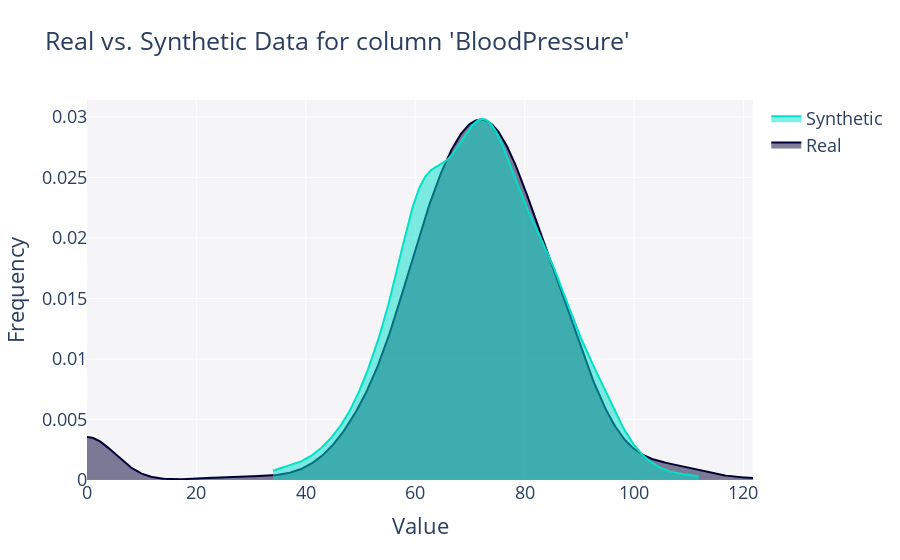

The notebook cell this image was saved under:
### Code cell
from sdv.evaluation.single_table import get_column_plot

fig = get_column_plot(
    real_data=data,
    synthetic_data=synt_data,
    metadata=metadata,
    column_name='BloodPressure'
)
    
fig.show(renderer='vscode')

### Figure 1 — Plotly figure (JSON) as saved in the notebook; plotly's stock layout.template omitted (floating-point values rounded to 4 significant figures; data arrays with more than 128 entries replaced by an {"elided": "..."} marker saying what was removed)
{"data": [{"fill": "tozeroy", "hovertemplate": "<b>Real</b><br>Frequency: %{y}<extra></extra>", "legendgroup": "Real", "marker": {"color": "#000036"}, "mode": "lines", "name": "Real", "showlegend": true, "type": "scatter", "x": {"elided": "500 float values"}, "xaxis": "x", "y": {"elided": "500 float values"}, "yaxis": "y"}, {"fill": "tozeroy", "hovertemplate": "<b>Synthetic</b><br>Frequency: %{y}<extra></extra>", "legendgroup": "Synthetic", "marker": {"color": "#01E0C9"}, "mode": "lines", "name": "Synthetic", "showlegend": true, "type": "scatter", "x": {"elided": "500 float values"}, "xaxis": "x", "y": {"elided": "500 float values"}, "yaxis": "y"}], "layout": {"barmode": "overlay", "font": {"size": 18}, "hovermode": "closest", "legend": {"traceorder": "reversed"}, "plot_bgcolor": "#F5F5F8", "title": {"text": "Real vs. Synthetic Data for column 'BloodPressure'"}, "xaxis": {"anchor": "y2", "domain": [0, 1], "title": {"text": "Value"}, "zeroline": false}, "yaxis": {"anchor": "free", "domain": [0, 1], "position": 0, "title": {"text": "Frequency"}}}}
